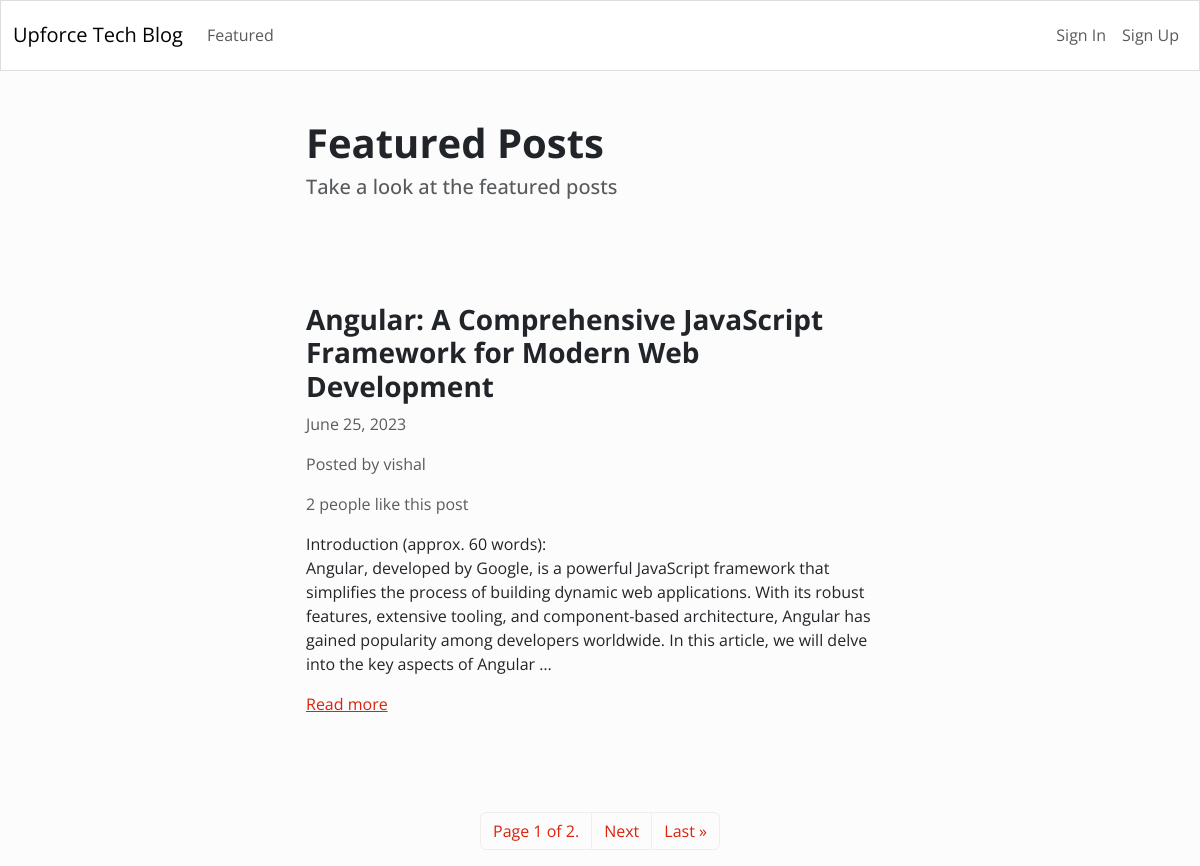
/featured/, run on the app's committed database.
### blog/models.py (models this page shows)
class Article(models.Model):
	title = models.CharField(max_length=255)
	content = HTMLField()
	date = models.DateField(auto_now_add=True)
	author = models.ForeignKey(User, on_delete=models.CASCADE)
	featured = models.BooleanField(default=False)
	likes = models.ManyToManyField(User, related_name='likes', blank=True)

### blog/views.py (the view)
# urls.py: path('featured/', Featured.as_view(), name='featured'),
class Featured(ListView):
	model = Article
	queryset = Article.objects.filter(featured=True).order_by('-date')
	template_name = 'blog/featured.html'
	paginate_by = 1

### blog/templates/blog/featured.html (shortened to what this page needs)
{% extends 'blog/base.html' %}
{% block content %}
	<div class="row">
		<div class="col-md-6 col-12 mx-md-auto mx-3 mt-5 mb-5">
			<h1 class="fw-bolder">Featured Posts</h1>
			<h5 class="text-muted">Take a look at the featured posts</h5>
		</div>
	</div>
	{% for object in object_list %}
	<div class="row">
		<div class="col-md-6 col-11 mx-md-auto mx-3 mt-5 mb-5">
			<h3 class="fw-bold">{{ object.title }}</h3>
			<p class="text-muted"> {{ object.date }}</p>
			<p class="text-muted">Posted by {{ object.author.username }}</p>
			{% if object.likes.count == 1 %}
				<p class="text-muted">{{ object.likes.count }} person likes this post</p>
			{% else %}
				<p class="text-muted">{{ object.likes.count }} people like this post</p>
			{% endif %}
			<div class="my-3">
				{{ object.content|truncatewords_html:50|safe }}
			</div>
			<a href="{% url 'detail_article' object.id %}">Read more</a>
		</div>
	</div>
	{% endfor %}
	<nav>
		<ul class="pagination">
			<div class="mx-auto d-flex flex-row mt-5">
				<li class="page-item">
					<a class="page-link" href="#">Page {{ page_obj.number }} of {{ page_obj.paginator.num_pages }}.</a>
				</li>
				{% if page_obj.has_next %}
					<li class="page-item">
						<a class="page-link" href="?page={{ page_obj.next_page_number }}">Next</a>
					</li>
					<li class="page-item">
						<a class="page-link" href="?page={{ page_obj.paginator.num_pages }}">Last &raquo;</a>
					</li>
				{% endif %}
			</div>
		</ul>
	</nav>
{% endblock content %}

### data on the page
Article: title "Angular: A Comprehensive JavaScript Framework for Modern Web Development", date "June 25, 2023", author.username "vishal", likes.count "2", content "Introduction (approx. 60 words): Angular, developed by Google, is a powerful JavaScript framework that simplifies the process of building dynamic web applications. With its robust features, extensive tooling, and component-based architecture, Angular has gained popularity among developers worldwide. In this article, we will delve into the key aspects of Angular …"

### other printed values
{{ page_obj.number }} "1"
{{ page_obj.paginator.num_pages }} "2"
